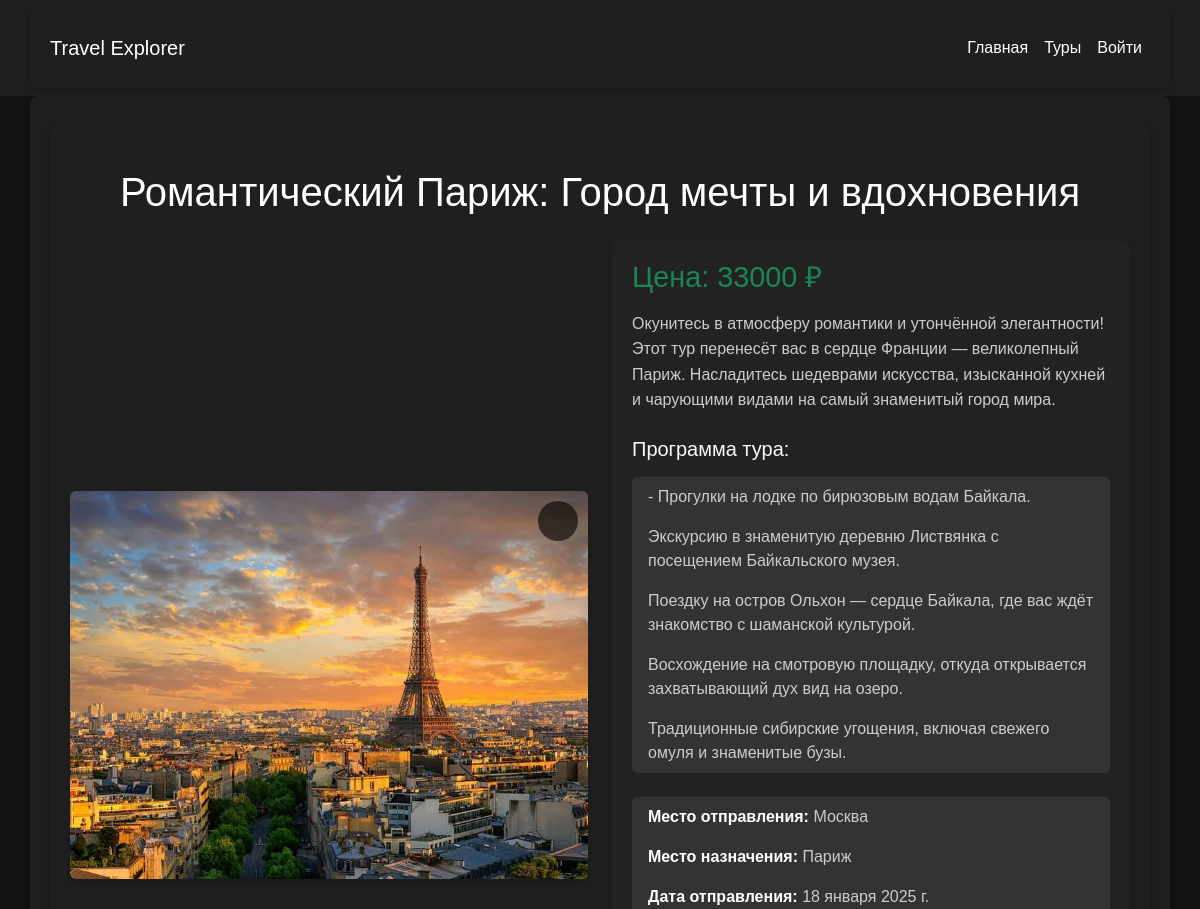
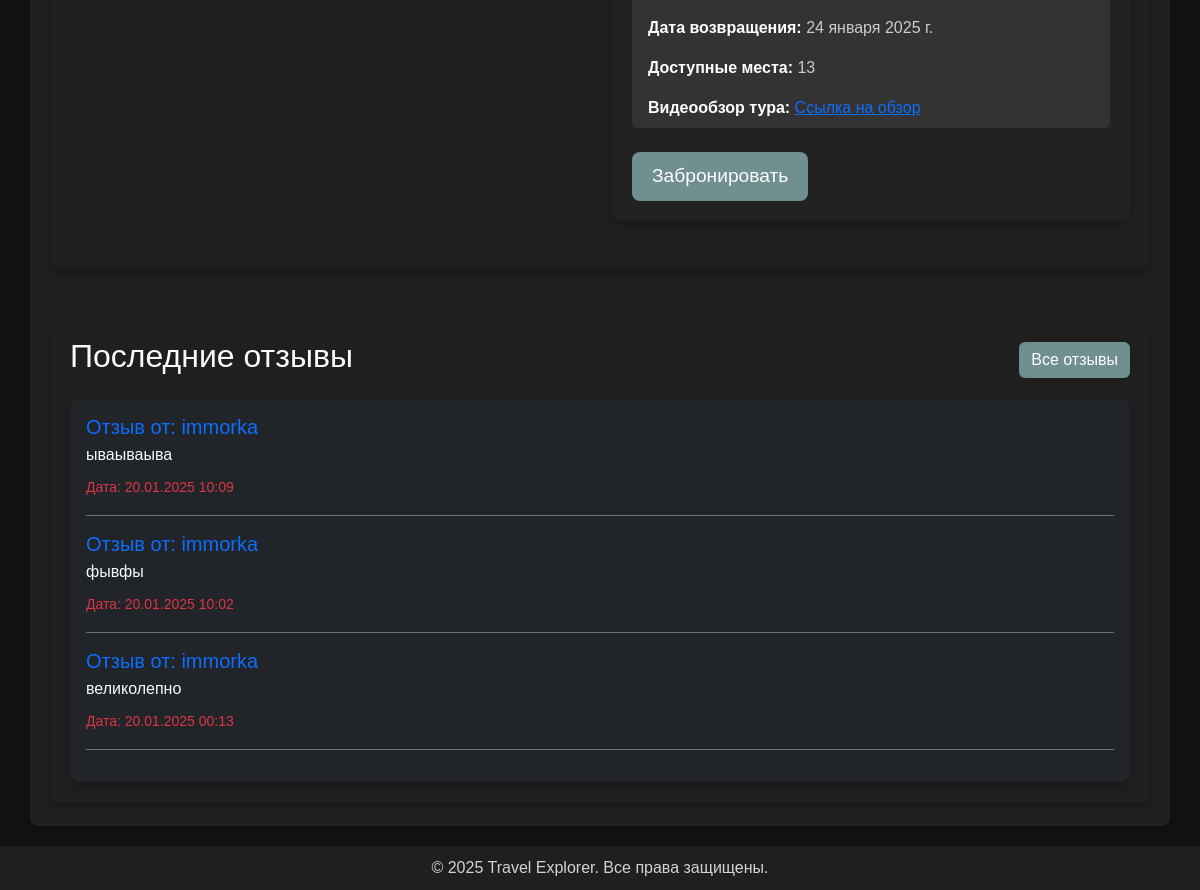
/tour/1/, run on the app's committed database (2 pictures, top to bottom).
### travel/models.py (models this page shows, shortened)
class Tour(models.Model):
    name_tour = models.CharField("Название тура", max_length=255)
    discription_tour = models.TextField("Описание тура")
    price_tour = models.IntegerField("Цена тура", validators=[validate_positive])
    departure = models.CharField("Место отправления", max_length=255)
    destination = models.CharField("Место назначения", max_length=255)
    date_departure = models.DateField("Дата отправления")
    date_return = models.DateField("Дата возвращения")
    operator_tour = models.CharField("Туроператор", max_length=255)
    places_tour = models.IntegerField("Количество мест", validators=[validate_positive])
    history = HistoricalRecords()
    is_hot = models.BooleanField(default=False)
    image = models.ImageField(upload_to='tours/', blank=True, null=True)
    objects = TourManager()
    video_url = models.URLField(
        max_length=255,
        blank=True,
        null=True,
        verbose_name="Ссылка на видеообзор"
    )
    class Meta:
        ordering = ['date_departure']
        verbose_name = "Тур"
        verbose_name_plural = "Туры"

class Review(models.Model):
    id_user = models.ForeignKey(User, verbose_name="Пользователь", on_delete=models.CASCADE, related_name='reviews')
    id_tour = models.ForeignKey(Tour, verbose_name="Тур", on_delete=models.CASCADE, related_name='reviews')
    text_review = models.TextField(max_length=500)
    created_at = models.DateTimeField("Дата создания", auto_now_add=True)
    image = models.ImageField(upload_to='reviews/', blank=True, null=True, verbose_name="Изображение")
    class Meta:
        verbose_name = "Отзыв"
        verbose_name_plural = "Отзывы"

class User(AbstractBaseUser, PermissionsMixin):
    email_user = models.EmailField("Email пользователя", unique=True)
    name_user = models.CharField("Имя пользователя", max_length=255)
    role_user = models.CharField("Роль пользователя", max_length=50)
    number_user = models.CharField("Номер телефона", max_length=15)
    is_staff = models.BooleanField(default=False)
    is_active = models.BooleanField(default=True)
    favorites = models.ManyToManyField(
        'Tour',
        through='Favorite',
        related_name='favorited_by',
        verbose_name="Избранные туры"
    )
    objects = UserManager()
    USERNAME_FIELD = 'email_user'
    REQUIRED_FIELDS = ['name_user']
    class Meta:
        verbose_name = "Пользователь"
        verbose_name_plural = "Пользователи"

### travel/views.py (the view)
# urls.py: path('tour/<int:id>/', views.tour_detail, name='tour-detail'),
def tour_detail(request, id):
    tour = get_object_or_404(Tour, id=id)
    is_favorite = (
        Favorite.objects.filter(id_user=request.user, id_tour=tour).exists()
        if request.user.is_authenticated else False
    )
    latest_reviews = Review.objects.filter(id_tour=tour).order_by('-created_at')[:3]
    operator_data = Tour.objects.values('operator_tour').annotate(tour_count=models.Count('operator_tour'))
    return render(request, 'travel/tour-detail.html', {
        'tour': tour,
        'latest_reviews': latest_reviews,
        'operator_data': operator_data,
        'is_favorite': is_favorite,
    })

### travel/templatetags/tour_filters.py (called while the page is built)
@register.filter
def slice_0_before_program(description):
    program_start = description.find("Программа тура включает:")
    return description[:program_start].strip() if program_start != -1 else description

@register.filter
def program_list(description):
    program_start = description.find("Программа тура включает:")
    if program_start == -1:
        return []
    program_text = description[program_start + len("Программа тура включает:"):].strip()
    items = program_text.split(" - ")
    return [item.strip() for item in items if item]

### travel/templates/travel/tour-detail.html (shortened to what this page needs)
{% extends 'travel/base.html' %}
{% load tour_filters %}
{% block content %}
<div class="container py-5">
    <h1 class="text-center mb-4">{{ tour.name_tour }}</h1>
    <div class="row align-items-center">
        <div class="col-md-6 text-center">
            <div class="position-relative">
                {% if tour.image %}
                <img src="{{ tour.image.url }}" class="rounded tour-image" alt="{{ tour.name_tour }}">
                {% else %}
                <img src="https://via.placeholder.com/600x400" class="rounded tour-image" alt="Изображение недоступно">
                {% endif %}
                <a href="{% url 'add_to_favorite' tour.id %}" class="favorite-toggle">
                </a>
            </div>
        </div>
        <div class="col-md-6">
            <div class="tour-details">
                <h4 class="text-success mb-3">Цена: {{ tour.price_tour }} ₽</h4>
                <p class="description mb-4">{{ tour.discription_tour|slice_0_before_program }}</p>
                <h5 class="text-light mb-3">Программа тура:</h5>
                <ul class="list-group mb-4">
                    {% for item in tour.discription_tour|program_list %}
                    <li class="list-group-item">
                        {{ item }}
                    </li>
                    {% endfor %}
                </ul>
                <ul class="list-group mb-4">
                    <li class="list-group-item"><strong>Место отправления:</strong> {{ tour.departure }}</li>
                    <li class="list-group-item"><strong>Место назначения:</strong> {{ tour.destination }}</li>
                    <li class="list-group-item"><strong>Дата отправления:</strong> {{ tour.date_departure }}</li>
                    <li class="list-group-item"><strong>Дата возвращения:</strong> {{ tour.date_return }}</li>
                    <li class="list-group-item"><strong>Доступные места:</strong> {{ tour.places_tour }}</li>
                    <li class="list-group-item">
                        <strong>Видеообзор тура:</strong>
                        <a href="{{ tour.video_url }}" target="_blank" class="text-primary">Ссылка на обзор</a>
                    </li>
                </ul>
                <button type="button" class="btn btn-success btn-lg" data-bs-toggle="modal" data-bs-target="#reserveModal">
                    Забронировать
                </button>
            </div>
        </div>
    </div>
</div>
<div class="container mt-5">
    <div class="d-flex justify-content-between align-items-center mb-3">
        <h2 class="text-light">Последние отзывы</h2>
        <a href="{% url 'all_reviews' tour.id %}" class="btn btn-outline-secondary">Все отзывы</a>
    </div>
    {% if latest_reviews %}
        <div class="card bg-dark p-3">
            {% for review in latest_reviews %}
            <div class="review-item border-bottom border-secondary pb-3 mb-3">
                <h5 class="text-primary mb-1">Отзыв от: {{ review.id_user.name_user }}</h5>
                <p class="mb-2 text-light">{{ review.text_review }}</p>
                <small class="text-danger">Дата: {{ review.created_at|date:"d.m.Y H:i" }}</small>
            </div>
            {% endfor %}
        </div>
    {% else %}
        <p class="text-light">Отзывов пока нет. Будьте первым, кто оставит отзыв!</p>
    {% endif %}
</div>
{% endblock %}

### travel/templates/travel/tour-detail.html (style rules this page uses)
.tour-image { width: 100%; height: auto; object-fit: cover; border-radius: 10px; box-shadow: 0px 4px 8px rgba(0, 0, 0, 0.2); }
.favorite-toggle { font-size: 24px; width: 40px; height: 40px; line-height: 40px; color: white; background-color: rgba(0, 0, 0, 0.6); border-radius: 50%; position: absolute; top: 10px; right: 10px; text-align: center; transition: transform 0.2s, color 0.2s; }
.tour-details { background-color: #222; color: #ccc; padding: 20px; border-radius: 10px; box-shadow: 0px 4px 8px rgba(0, 0, 0, 0.2); }
.tour-details h4 { font-size: 1.8rem; }
.tour-details .description { font-size: 1rem; line-height: 1.6; }
.list-group-item { background-color: #333; color: #ccc; border: none; }
.list-group-item strong { color: #fff; }
.list-group-item a { text-decoration: underline; }
.btn-success { background-color: #28a745; border: none; padding: 10px 20px; font-size: 1.2rem; }
.btn-outline-secondary { color: #ccc; border-color: #555; }
.btn-success { background-color: #28a745; border: none; color: white; }
.review-item { border-bottom: 1px solid #444; padding-bottom: 10px; margin-bottom: 10px; }
.review-item:last-child { border-bottom: none; }
.text-primary { color: #007bff; }
.text-light { color: #ccc; }
.text-danger { color: #ff6666; }
.card { background-color: #222; border-radius: 10px; box-shadow: 0px 4px 8px rgba(0, 0, 0, 0.5); }

### travel/templates/travel/base.html (style rules this page uses)
body { background-color: #121212; color: #ffffff; font-family: Arial, sans-serif; }
.container { background-color: #1f1f1f; padding: 20px; border-radius: 8px; box-shadow: 0 4px 8px rgba(0, 0, 0, 0.2); }
.btn { background-color:rgb(111, 143, 145); color: #ffffff; border: none; transition: background-color 0.3s; }
h1, h2, h5 { color: #ffffff; }
.card { background-color: #2c2c2c; color: #ffffff; border: none; box-shadow: 0 4px 8px rgba(0, 0, 0, 0.2); }
a { color: #4caf50; }

### data on the page
Tour: name_tour "Романтический Париж: Город мечты и вдохновения", image (picture), price_tour "33000", discription_tour "Окунитесь в атмосферу романтики и утончённой элегантности! Этот тур перенесёт вас в сердце Франции — великолепный Париж. Насладитесь шедеврами искусства, изысканной кухней и чарующими видами на самый знаменитый город мира.", departure "Москва", destination "Париж", date_departure "18 января 2025 г.", date_return "24 января 2025 г.", places_tour "13"
Review: id_user.name_user "immorka", text_review "ываываыва", created_at "20.01.2025 10:09"
Review: id_user.name_user "immorka", text_review "фывфы", created_at "20.01.2025 10:02"
Review: id_user.name_user "immorka", text_review "великолепно", created_at "20.01.2025 00:13"

### other printed values
{{ item }} "- Прогулки на лодке по бирюзовым водам Байкала." "Экскурсию в знаменитую деревню Листвянка с посещением Байкальского музея." "Поездку на остров Ольхон — сердце Байкала, где вас ждёт знакомство с шаманской культурой." "Восхождение на смотровую площадку, откуда открывается захватывающий дух вид на озеро." "Традиционные сибирские угощения, включая свежего омуля и знаменитые бузы."
